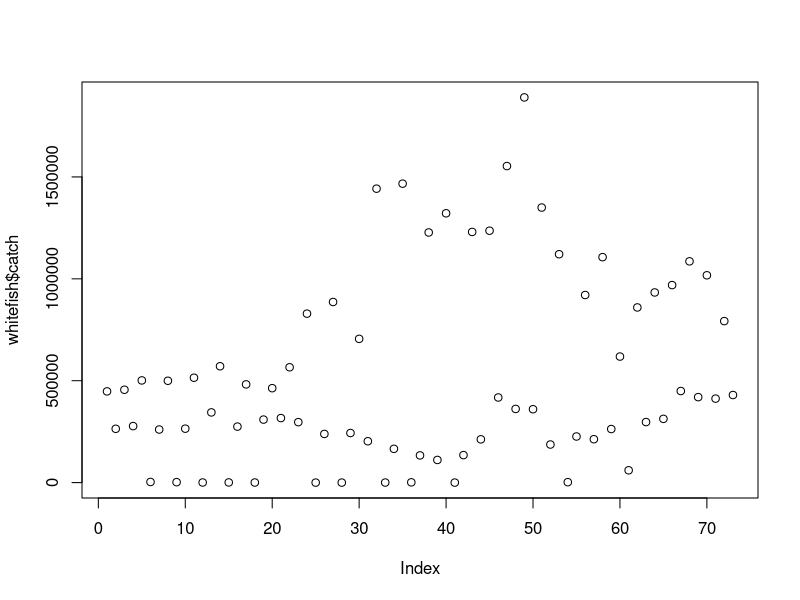
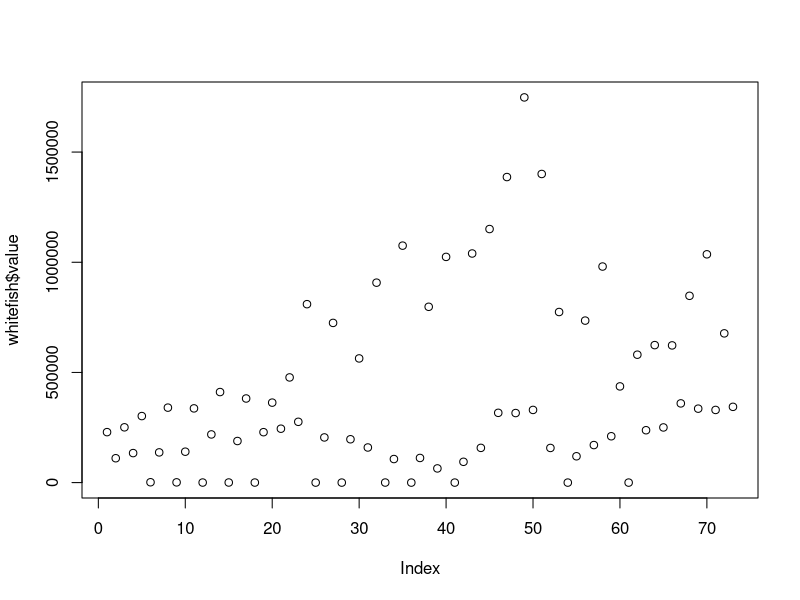

The R script that drew these images, in order: (Note: this script raises an error after producing the figures.)
## ---- chunk 1
# If you don't yet have tidyverse run:
# install.packages("tidyverse")
library(tidyverse)

# We will require this package to handle some dates in this dataset
# install.packages("lubridate")
library(lubridate)

## ---- chunk 2
whitefish <- read.csv("./data/WhitefishLS.csv")

# ------------------------------------------
#STEP 1: Did it load correctly?
  head(whitefish) 

# ------------------------------------------
#STEP 2: Are the data types right?
  sapply(whitefish, class) 

#appears fine, except we have a date-type variable here.

# We will use the lubridate::date_decimal
# It tells R this is a date not a number
whitefish$year <- date_decimal(whitefish$year)

sapply(whitefish, class) 
# We will explore some other functions of lubridate later

# ------------------------------------------
# STEP 3: Check for missing or impossible values

range(whitefish$year) #It now lines up with http://derekogle.com/fishR/data/data-html/WhitefishLS.html

range(whitefish$catch) #nothing jumps out as wrong. I guess it's a big fishery
plot(whitefish$catch)


range(whitefish$value) #nothing impossible
plot(whitefish$value)

# ------------------------------------------
# STEP 4: Factor levels

levels(whitefish$state)
# All seems to be OK!

# Let's move on to plotting!

## ---- chunk 3
plot(whitefish$catch ~ whitefish$state)

# One variable, X = Discrete (states)
# Y can only be count (catch)

table(whitefish$state)

#Here 'table' creates a contingency table of the counts of each factor in a specific variable, in this case the number of times a state is mentioned
?table

barplot(table(whitefish$state))

plot(table(whitefish$state))

# PLOT ONE VARIABLE
# Continuous X

plot(whitefish$catch) 
# No, this does not work

hist(whitefish$catch) 
# Yes, this looks much better

?hist

# We can chose different breaks or bins of data
hist(whitefish$catch, breaks=10)
hist(whitefish$catch, breaks=20)
hist(whitefish$catch, breaks=30)

# Or assign them mannually
hist(whitefish$catch, breaks=c(0,500000,1000000,1500000, 2000000))
hist(whitefish$catch, breaks=c(0,100000,200000,300000,400000,500000,1000000,1500000,2000000))

# Many calculations are conducted by the hist function prior to plotting
# and you can extract those values
histinfo <- hist(whitefish$catch)

histinfo

# Making a point about data density... let's plot mean by state
# Remember some of dplyr functions
temp <- whitefish %>%
  group_by(state) %>%
  summarise(avg = mean(catch))

plot(temp$avg ~ temp$state)
# It is nice to have average values, but they can mislead interpretation
# of results

# Perhaps it is better to have range of values on this one
# This can be easily achieved with boxplot
boxplot(whitefish$catch ~ whitefish$state)
# When you plot a Discrete X and continuous Y variable plot will return 
# a boxplot by default
plot(whitefish$catch ~ whitefish$state)

## ---- chunk 4
# Formulation and syntaxis is different

ggplot(data = whitefish,
       aes(state))  +
  geom_bar()

#ggplot(data = DATA,
#       aes(WHAT YOU WANT TO PLOT)) +
#  GRAPHICAL ELEMENTS, ADDED ONE BY ONE LIKE LAYERS

a <- ggplot(data = whitefish,
       aes(state)) +
  geom_bar()

print(a) #this is necessary when in the R interface
a #this one also works in Rstudio

# Demonstrate how things can be layered
a <- ggplot(data = whitefish,
            aes(state))

a #Here we just called the function and the discrete variable but have not assigned what will be plotted

# ONE VARIABLE CONTINUOUS

a <- ggplot(data=whitefish,
            aes(catch))
# OK, we want to plot catch values

a + geom_area(stat="bin") #warning just tells you that default 'bin=30'
a + geom_density()
a + geom_dotplot()#warning just tells you that default 'bin=30'
a + geom_freqpoly()
a + geom_histogram() #this one is like base 'hist()'


#Let's follow the warning suggestion and explore different bin sizes
a + geom_histogram(bins=10)
a + geom_histogram(bins=20)
a + geom_histogram(bins=30)
a + geom_histogram(bins=40) 

a + geom_histogram(bins = 10) + coord_flip()
#'coord_flip' flips the axis order

## ---- chunk 5
plot(value ~ catch, data=whitefish)

plot(catch ~ value, data=whitefish)

# Which is the correct one? Which story do you want to tell? 
# Which one makes more sense?
# Remember 'response' vs 'predictive' variables

plot(catch ~ year, data=whitefish)
# We can add lines representing linear model fits
abline(lm(catch~year, data=whitefish))

plot(year ~ catch, data=whitefish)
abline(lm(catch~year, data=whitefish))
# This won't work, it does not make sense variables in this order


## ---- chunk 6
# Continuous X, continuous Y

a <- ggplot(data=whitefish, aes(x = year, y = catch))
# The above creates an object where we store the 'base plot'
a + geom_point() # This adds points as a scatterplot

a <- ggplot(data=whitefish, aes(x = year, y = catch)) +
  geom_point() +
  geom_smooth(method="lm", level=0.95) # Then add a linear model fit

a # Call to see how it looks

?geom_smooth() # This one creates the linear model fit

ggplot(data=whitefish, aes(x = year, y = catch)) +
  geom_point() +
  geom_smooth(span=100) 

# Loess smoothing is a process by which many statistical softwares do smoothing

# -------------------------------
# Discrete X, continuous Y

# Recall in base plot this will return a boxplot
plot(catch ~ state, data=whitefish)

# In ggplot 'geom_boxplot()' would achieve this
ggplot(data=whitefish, aes(x = state, y = catch)) +
  geom_boxplot()

# Adding datapoints may reveal some pattern not easy to see in a whiskerplot
ggplot(data=whitefish, aes(x = state, y = catch)) +
  geom_jitter() + # This prevents data points from overlapping
  geom_boxplot(alpha=0.7)

a <- ggplot(data=whitefish, aes(x = state, y = catch))

a + geom_boxplot()


# -------------------------------
# Discrete X vs. discrete Y

whitefish <- whitefish %>%
  mutate(BigState = ifelse(state=="MI", "Y", "N"))


ggplot(data=whitefish, aes(x=state, y = BigState)) +
  geom_count()


